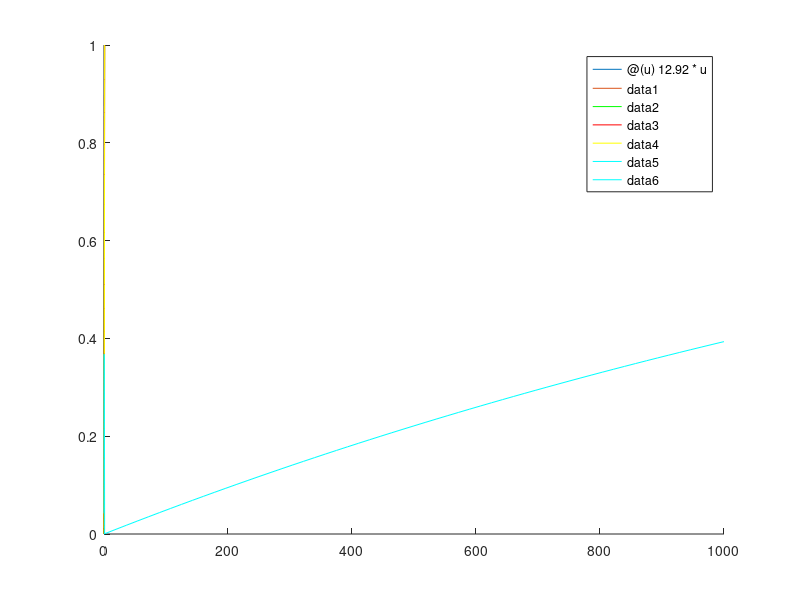

Write the MATLAB code that produced this figure.
%%
clear; close all;

%
figure;
hold on;
fplot(@(u) 12.92 * u, [0 0.0031308]);
fplot(@(u) ((1.055 * power(u, 1.0 / 2.4)) - 0.055), [0.0031308 1]);
fplot(@(u) u, [0 1], 'g')
fplot(@(u) power(u, 1.5), [0 1], 'r')
fplot(@(u) power(u, 2), [0 1], 'y')
fplot(@(u) -u * log(u), [0 1], 'c')
fplot(@(x) 0.9999 * (1 - exp(-x / 2000)), [0 1000], 'c')
hold off;

r = 0;
g = 1;
b = 0;
cb = r * -0.100644 + g * -0.338572 + b * 0.439216 + 0.501961;
cr = r * 0.439216 + g * -0.398942 + b * -0.040274 + 0.501961;

%%
